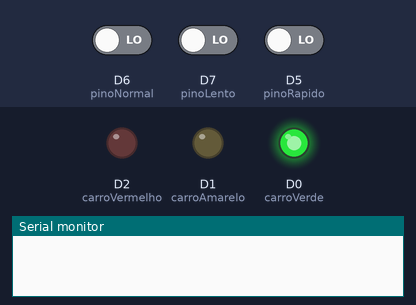
This sketch was run on a simulated ESP8266 (NodeMCU). Shown: output pins drawn as LEDs (lit = HIGH), the last lines printed to the serial monitor. Inputs (shaded band) come from the test bench; at power-on: D5 (pinoRapido) LOW, D6 (pinoNormal) LOW, D7 (pinoLento) LOW.

Above: at 1.2 s.
1.3 s: D5 (pinoRapido) driven HIGH
At 3.4 s:
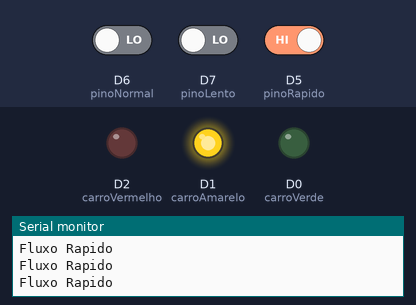
At 4.9 s:
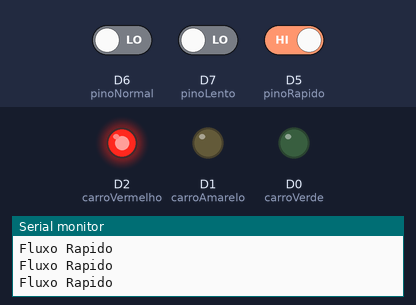
Timing chart, 0 to 6.4 s (numbered marks = the images above; inputs shaded):
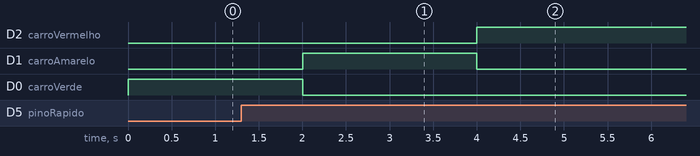

Measured:
- after the input at 1.3 s, D2 (carroVermelho): LOW → HIGH after 2.7 s instead of 5.7 s; D0 (carroVerde): HIGH → LOW after 0.70 s instead of 3.7 s

The sketch:

projeto_cti_sinal.ino
```cpp
int carroVermelho = D2;
int carroAmarelo = D1;
int carroVerde = D0;

int pinoRapido = D5;
int pinoNormal = D6;
int pinoLento = D7;

unsigned long mudaTempo;

long tempoStatusVerdeNormal = 5000;
long tempoStatusVermelhoNormal = 5000;

long tempoStatusVerdeRapido = 2000;
long tempoStatusVermelhoRapido = 8000;

long tempoStatusVerdeLento = 8000;
long tempoStatusVermelhoLento = 2000;

long tempoStatusAmarelo = 2000;
long tempoStatusVerde = tempoStatusVerdeNormal;
long tempoStatusVermelho = tempoStatusVermelhoNormal;

void setup() {
  mudaTempo = millis();

  pinMode(carroVermelho, OUTPUT);
  pinMode(carroAmarelo, OUTPUT);
  pinMode(carroVerde, OUTPUT);

  pinMode(pinoRapido,INPUT);
  pinMode(pinoNormal,INPUT);
  pinMode(pinoLento,INPUT);

  digitalWrite(carroVerde, HIGH);
  digitalWrite(carroVermelho, LOW);
  digitalWrite(carroAmarelo, LOW);
  Serial.begin(115200);
}

void loop() {
  verificaMudancaStatus();
  if ((millis() - mudaTempo) > tempoStatusVerde) {
    mudaLuzes();
  }
}

void mudaLuzes() {

  mudaAmarelo();

  mudaVermelho();

  mudaVerde();

  mudaTempo = millis();
 }

 void mudaVermelho(){
  digitalWrite(carroAmarelo, LOW); // A luz amarela vai desligar
  digitalWrite(carroVermelho, HIGH); // A luz vermelha vai ligar por 5 segundos
  delay(tempoStatusVermelho);
  verificaMudancaStatus();
 }

 void mudaVerde(){
  digitalWrite(carroVermelho, LOW);
  digitalWrite(carroVerde, HIGH);
  verificaMudancaStatus();
 }
 void mudaAmarelo(){
  digitalWrite(carroVerde, LOW);
  digitalWrite(carroAmarelo, HIGH);
  delay(tempoStatusAmarelo);
  verificaMudancaStatus();
 }

 void verificaMudancaStatus(){
  int pinRapido = digitalRead(pinoRapido);
  if(pinRapido == HIGH){
    tempoStatusVerde = tempoStatusVerdeRapido;
    tempoStatusVermelho =  tempoStatusVermelhoRapido;
    Serial.println("Fluxo Rapido");
  }
  int pinNormal = digitalRead(pinoNormal);
  if(pinNormal == HIGH){
    tempoStatusVerde = tempoStatusVerdeNormal;
    tempoStatusVermelho =  tempoStatusVermelhoNormal;
    Serial.println("Fluxo Normal");
  }
  int pinLento = digitalRead(pinoLento);
  if(pinLento == HIGH){
    tempoStatusVerde = tempoStatusVerdeLento;
    tempoStatusVermelho =  tempoStatusVermelhoLento;
    Serial.println("Fluxo Lento");
  }
 }
```
